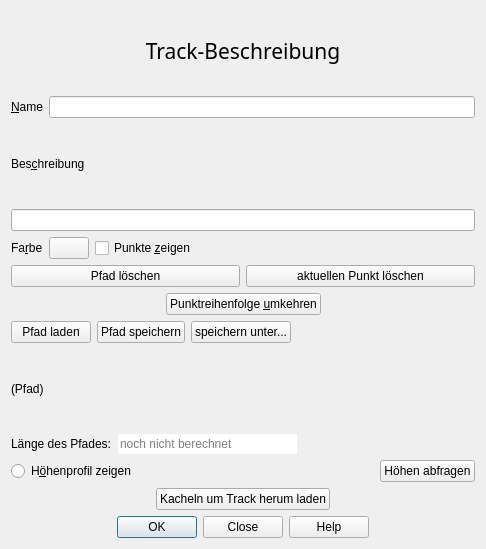
<?xml version="1.0" encoding="UTF-8"?>
<ui version="4.0">
 <class>TrackDialog</class>
 <widget class="QDialog" name="TrackDialog">
  <property name="geometry">
   <rect>
    <x>0</x>
    <y>0</y>
    <width>486</width>
    <height>549</height>
   </rect>
  </property>
  <property name="windowTitle">
   <string>Dialog</string>
  </property>
  <layout class="QVBoxLayout" name="verticalLayout">
   <item>
    <widget class="QLabel" name="label_3">
     <property name="font">
      <font>
       <family>Linux Libertine Capitals O</family>
       <pointsize>16</pointsize>
       <weight>50</weight>
       <bold>false</bold>
      </font>
     </property>
     <property name="text">
      <string>Track-Beschreibung</string>
     </property>
     <property name="alignment">
      <set>Qt::AlignCenter</set>
     </property>
    </widget>
   </item>
   <item>
    <layout class="QHBoxLayout" name="horizontalLayout">
     <item>
      <widget class="QLabel" name="label">
       <property name="text">
        <string>&amp;Name</string>
       </property>
       <property name="buddy">
        <cstring>name</cstring>
       </property>
      </widget>
     </item>
     <item>
      <widget class="QLineEdit" name="name">
       <property name="toolTip">
        <string>Dieser Name wird z.B. auch bei google-Earth angezeigt</string>
       </property>
      </widget>
     </item>
    </layout>
   </item>
   <item>
    <widget class="QLabel" name="label_2">
     <property name="text">
      <string>Bes&amp;chreibung</string>
     </property>
     <property name="buddy">
      <cstring>description</cstring>
     </property>
    </widget>
   </item>
   <item>
    <widget class="QLineEdit" name="description">
     <property name="toolTip">
      <string>wird von den meisten Programmen ignoriert.</string>
     </property>
    </widget>
   </item>
   <item>
    <layout class="QHBoxLayout" name="horizontalLayout_2">
     <item>
      <widget class="QLabel" name="label_4">
       <property name="text">
        <string>Fa&amp;rbe</string>
       </property>
       <property name="buddy">
        <cstring>colorButton</cstring>
       </property>
      </widget>
     </item>
     <item>
      <widget class="KColorButton" name="colorButton">
       <property name="toolTip">
        <string>In dieser Farbe wird der Pfad gezeichnet</string>
       </property>
       <property name="defaultColor" stdset="0">
        <color alpha="180">
         <red>0</red>
         <green>0</green>
         <blue>255</blue>
        </color>
       </property>
       <property name="alphaChannelEnabled" stdset="0">
        <bool>true</bool>
       </property>
      </widget>
     </item>
     <item>
      <widget class="QCheckBox" name="showPoints">
       <property name="toolTip">
        <string>&lt;html&gt;&lt;head/&gt;&lt;body&gt;&lt;h2&gt;Umgang mit Trackpoints&lt;/h2&gt;Durch Linksklick auf einen Punkt, kann man ihn zum &quot;aktuellen&quot; machen, hinter dem neue eingefügt werden. Die dann veränderte Kante wird hervorgehoben gezeichnet.&lt;p&gt;Steht die Maus auf einem Trackpunkt, so löscht die Taste&amp;quot;&lt;b&gt;Entf&lt;/b&gt;&amp;quot; diesen Punkt&lt;/p&gt;&lt;/body&gt;&lt;/html&gt;</string>
       </property>
       <property name="text">
        <string>Punkte &amp;zeigen</string>
       </property>
      </widget>
     </item>
     <item>
      <spacer name="horizontalSpacer">
       <property name="orientation">
        <enum>Qt::Horizontal</enum>
       </property>
       <property name="sizeHint" stdset="0">
        <size>
         <width>40</width>
         <height>20</height>
        </size>
       </property>
      </spacer>
     </item>
    </layout>
   </item>
   <item>
    <layout class="QHBoxLayout" name="horizontalLayout_3">
     <item>
      <widget class="QPushButton" name="deleteTrack">
       <property name="toolTip">
        <string>löscht den Pfad, nicht die Datei.</string>
       </property>
       <property name="text">
        <string>Pfad löschen</string>
       </property>
      </widget>
     </item>
     <item>
      <widget class="QPushButton" name="deletePoint">
       <property name="toolTip">
        <string>löscht den hervorgehobenen Punkt des Pfades.
Das gleiche erreicht man mit der Taste Entf,  wenn die Maus auf einem Punkt steht.</string>
       </property>
       <property name="text">
        <string>aktuellen Punkt löschen</string>
       </property>
      </widget>
     </item>
    </layout>
   </item>
   <item>
    <layout class="QHBoxLayout" name="horizontalLayout_6">
     <item>
      <spacer name="horizontalSpacer_6">
       <property name="orientation">
        <enum>Qt::Horizontal</enum>
       </property>
       <property name="sizeHint" stdset="0">
        <size>
         <width>40</width>
         <height>20</height>
        </size>
       </property>
      </spacer>
     </item>
     <item>
      <widget class="QPushButton" name="revertButton">
       <property name="toolTip">
        <string>&lt;html&gt;&lt;head/&gt;&lt;body&gt;&lt;h3&gt;Umkehrung der Reihenfolge&lt;/h3&gt;&lt;p&gt;...ist dann nötig, wenn man vor den ersten Punkt weitere einfügen möchte. In diesem Fall kehrt man die Reihenfolge um und macht den letzten Punkt zum aktuellen. Neu eingefügte Punkte werden dann hinter dem aktuellen eingefügt.&lt;/p&gt;&lt;/body&gt;&lt;/html&gt;</string>
       </property>
       <property name="text">
        <string>Punktreihenfolge &amp;umkehren</string>
       </property>
      </widget>
     </item>
     <item>
      <spacer name="horizontalSpacer_3">
       <property name="orientation">
        <enum>Qt::Horizontal</enum>
       </property>
       <property name="sizeHint" stdset="0">
        <size>
         <width>40</width>
         <height>20</height>
        </size>
       </property>
      </spacer>
     </item>
    </layout>
   </item>
   <item>
    <layout class="QHBoxLayout" name="horizontalLayout_4">
     <item>
      <widget class="QPushButton" name="loadTrack">
       <property name="text">
        <string>Pfad laden</string>
       </property>
      </widget>
     </item>
     <item>
      <widget class="QPushButton" name="saveTrack">
       <property name="enabled">
        <bool>true</bool>
       </property>
       <property name="text">
        <string>Pfad speichern</string>
       </property>
       <property name="checkable">
        <bool>false</bool>
       </property>
       <property name="checked">
        <bool>false</bool>
       </property>
      </widget>
     </item>
     <item>
      <widget class="QPushButton" name="saveTrackAs">
       <property name="text">
        <string>speichern unter...</string>
       </property>
      </widget>
     </item>
     <item>
      <spacer name="horizontalSpacer_2">
       <property name="orientation">
        <enum>Qt::Horizontal</enum>
       </property>
       <property name="sizeHint" stdset="0">
        <size>
         <width>40</width>
         <height>20</height>
        </size>
       </property>
      </spacer>
     </item>
    </layout>
   </item>
   <item>
    <widget class="QLabel" name="filename">
     <property name="text">
      <string>(Pfad)</string>
     </property>
    </widget>
   </item>
   <item>
    <layout class="QHBoxLayout" name="horizontalLayout_7">
     <item>
      <widget class="QLabel" name="label_5">
       <property name="text">
        <string>Länge des Pfades:</string>
       </property>
      </widget>
     </item>
     <item>
      <widget class="QLineEdit" name="laenge">
       <property name="frame">
        <bool>false</bool>
       </property>
       <property name="readOnly">
        <bool>true</bool>
       </property>
       <property name="placeholderText">
        <string>noch nicht berechnet</string>
       </property>
      </widget>
     </item>
     <item>
      <spacer name="horizontalSpacer_7">
       <property name="orientation">
        <enum>Qt::Horizontal</enum>
       </property>
       <property name="sizeHint" stdset="0">
        <size>
         <width>40</width>
         <height>20</height>
        </size>
       </property>
      </spacer>
     </item>
    </layout>
   </item>
   <item>
    <layout class="QHBoxLayout" name="horizontalLayout_8">
     <item>
      <widget class="QRadioButton" name="profilButton">
       <property name="text">
        <string>H&amp;öhenprofil zeigen</string>
       </property>
      </widget>
     </item>
     <item>
      <spacer name="horizontalSpacer_8">
       <property name="orientation">
        <enum>Qt::Horizontal</enum>
       </property>
       <property name="sizeHint" stdset="0">
        <size>
         <width>40</width>
         <height>20</height>
        </size>
       </property>
      </spacer>
     </item>
     <item>
      <widget class="QPushButton" name="getAltitudeButton">
       <property name="toolTip">
        <string>Fragt die Höhen bei Google ab. Dazu muss ein Api-Key vorliegen.</string>
       </property>
       <property name="text">
        <string>Höhen abfragen</string>
       </property>
      </widget>
     </item>
    </layout>
   </item>
   <item>
    <layout class="QHBoxLayout" name="horizontalLayout_5">
     <item>
      <spacer name="horizontalSpacer_5">
       <property name="orientation">
        <enum>Qt::Horizontal</enum>
       </property>
       <property name="sizeHint" stdset="0">
        <size>
         <width>40</width>
         <height>20</height>
        </size>
       </property>
      </spacer>
     </item>
     <item>
      <widget class="QPushButton" name="tileLoadButton">
       <property name="toolTip">
        <string>lädt alle Kacheln um den Track herum im aktuellen Zoomfaktor</string>
       </property>
       <property name="text">
        <string>Kacheln um Track herum laden</string>
       </property>
      </widget>
     </item>
     <item>
      <spacer name="horizontalSpacer_4">
       <property name="orientation">
        <enum>Qt::Horizontal</enum>
       </property>
       <property name="sizeHint" stdset="0">
        <size>
         <width>40</width>
         <height>20</height>
        </size>
       </property>
      </spacer>
     </item>
    </layout>
   </item>
   <item>
    <widget class="QDialogButtonBox" name="buttonBox">
     <property name="orientation">
      <enum>Qt::Horizontal</enum>
     </property>
     <property name="standardButtons">
      <set>QDialogButtonBox::Close|QDialogButtonBox::Help|QDialogButtonBox::Ok</set>
     </property>
     <property name="centerButtons">
      <bool>true</bool>
     </property>
    </widget>
   </item>
  </layout>
 </widget>
 <customwidgets>
  <customwidget>
   <class>KColorButton</class>
   <extends>QPushButton</extends>
   <header>kcolorbutton.h</header>
  </customwidget>
 </customwidgets>
 <tabstops>
  <tabstop>name</tabstop>
  <tabstop>colorButton</tabstop>
  <tabstop>deleteTrack</tabstop>
  <tabstop>deletePoint</tabstop>
  <tabstop>buttonBox</tabstop>
 </tabstops>
 <resources/>
 <connections>
  <connection>
   <sender>buttonBox</sender>
   <signal>accepted()</signal>
   <receiver>TrackDialog</receiver>
   <slot>accept()</slot>
   <hints>
    <hint type="sourcelabel">
     <x>176</x>
     <y>311</y>
    </hint>
    <hint type="destinationlabel">
     <x>157</x>
     <y>274</y>
    </hint>
   </hints>
  </connection>
  <connection>
   <sender>deleteTrack</sender>
   <signal>clicked()</signal>
   <receiver>TrackDialog</receiver>
   <slot>accept()</slot>
   <hints>
    <hint type="sourcelabel">
     <x>66</x>
     <y>157</y>
    </hint>
    <hint type="destinationlabel">
     <x>310</x>
     <y>162</y>
    </hint>
   </hints>
  </connection>
  <connection>
   <sender>tileLoadButton</sender>
   <signal>clicked()</signal>
   <receiver>TrackDialog</receiver>
   <slot>accept()</slot>
   <hints>
    <hint type="sourcelabel">
     <x>223</x>
     <y>264</y>
    </hint>
    <hint type="destinationlabel">
     <x>268</x>
     <y>248</y>
    </hint>
   </hints>
  </connection>
  <connection>
   <sender>buttonBox</sender>
   <signal>rejected()</signal>
   <receiver>TrackDialog</receiver>
   <slot>close()</slot>
   <hints>
    <hint type="sourcelabel">
     <x>242</x>
     <y>523</y>
    </hint>
    <hint type="destinationlabel">
     <x>242</x>
     <y>274</y>
    </hint>
   </hints>
  </connection>
 </connections>
</ui>
